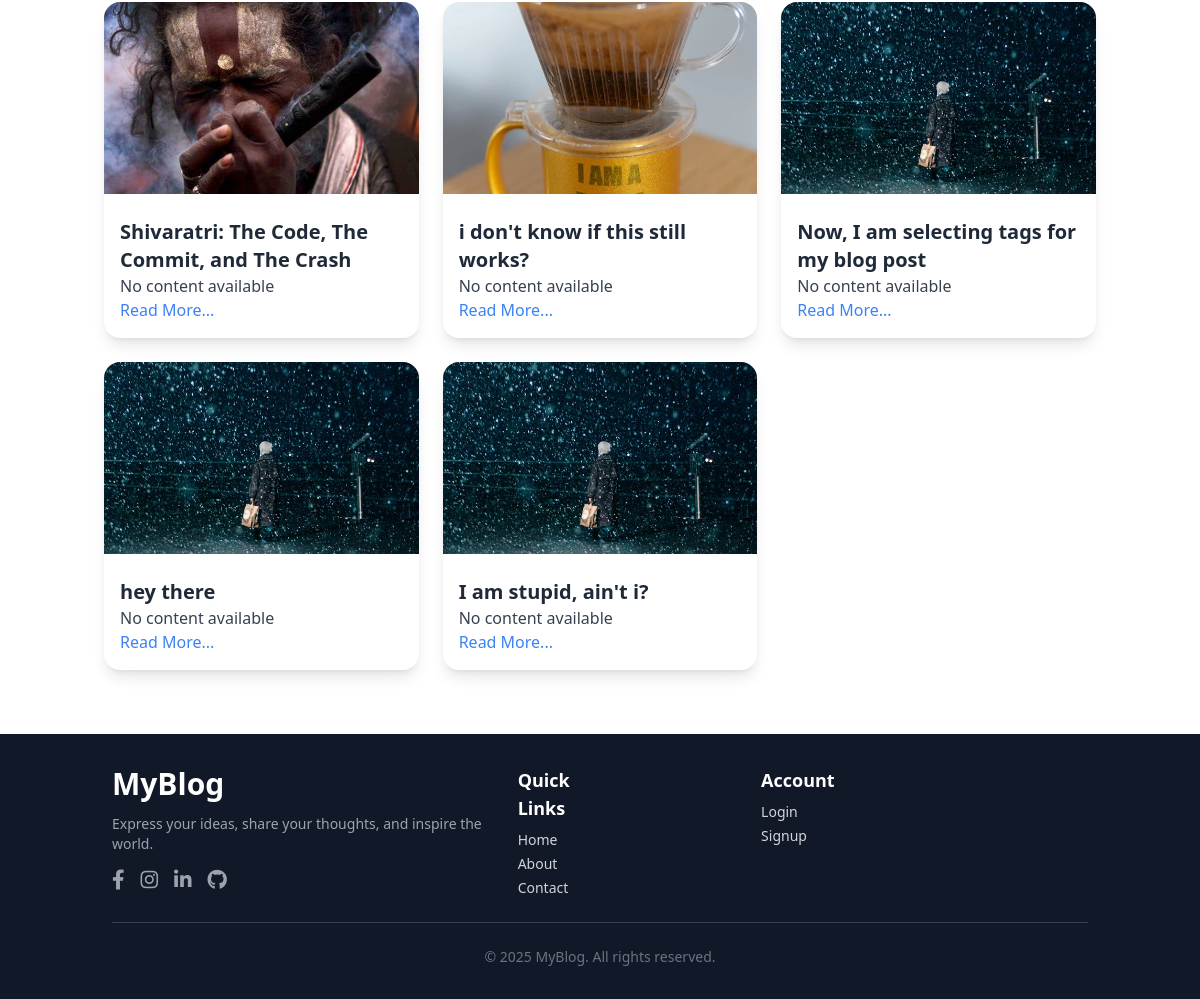
Before: /author/python/ (lower part) with the older database file.
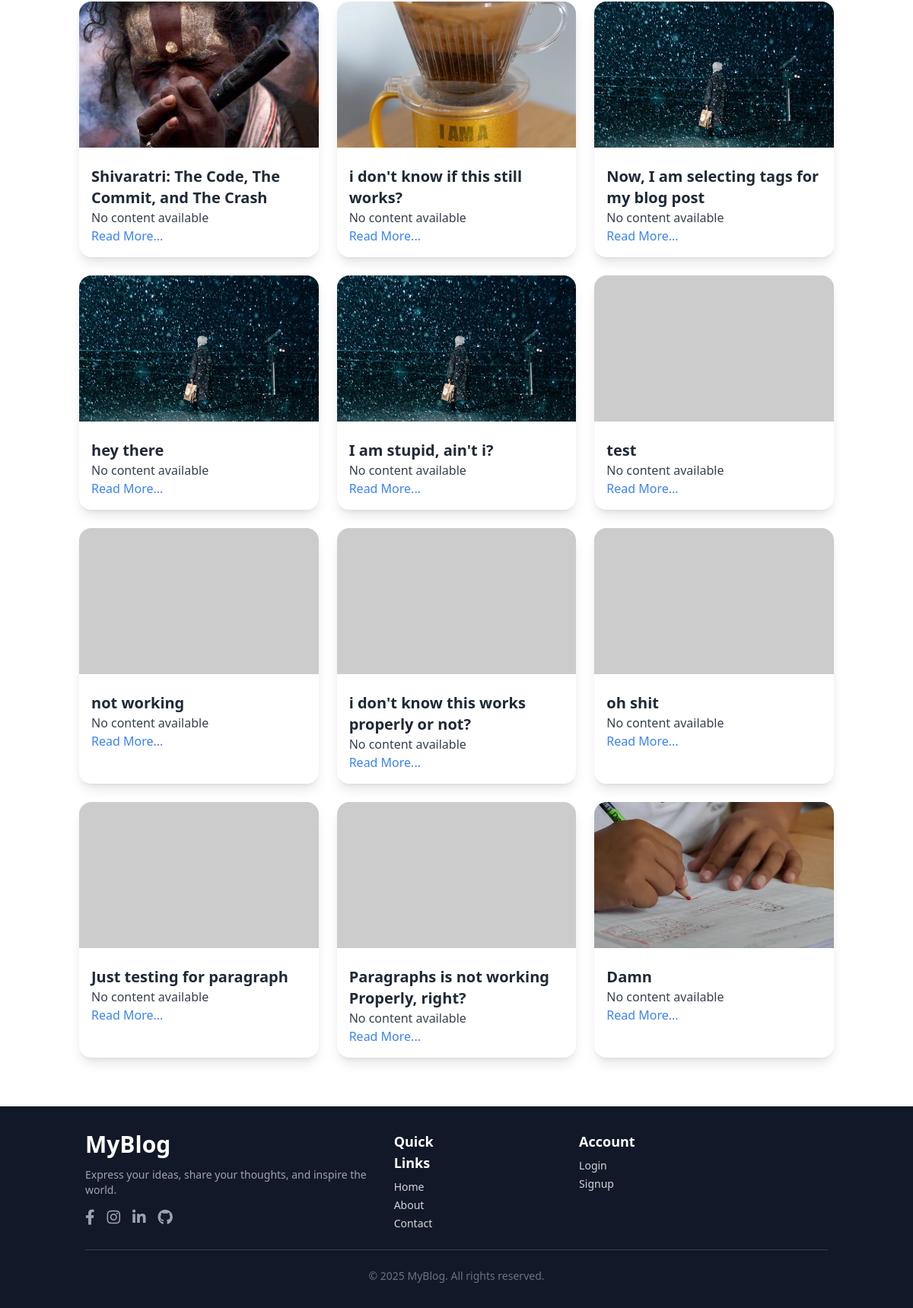
After: the same page with the newer database file.
### blog/models.py (models this page shows, shortened)
class Post(models.Model):
    title=models.CharField(max_length=200)
    content=RichTextField()
    author=models.CharField(max_length=100)
    created_at=models.DateTimeField(auto_now_add=True)
    updated_at=models.DateTimeField(auto_now=True)
    image = models.ImageField(upload_to='blog_images/', null=True, blank=True)
    tags = models.ManyToManyField(Tag, related_name='posts', blank=True)
    views = models.PositiveIntegerField(default=0)

### blog/views.py (the view)
# urls.py: path('author/<str:username>/', views.author_posts, name='author_posts'),
def author_posts(request, username):
    author = get_object_or_404(User, username=username)
    posts = Post.objects.filter(author=author.username)  # Filter by author username
    return render(request, 'author_posts.html', {'author': author, 'posts': posts})

### blog/templates/author_posts.html (shortened to what this page needs)
{% extends 'base.html' %}
{% block content %}
<div class="container mx-auto pt-20 px-4">
<div class="grid md:grid-cols-3 gap-6">
    {% for post in posts %}
    <div class="bg-white rounded-2xl shadow-lg overflow-hidden transition-transform transform hover:scale-105 hover:shadow-xl">
        {% if post.image %}
        <img src="{{ post.image.url }}" alt="Post Image" class="w-full h-48 object-cover">
        {% else %}
        <img src="https://via.placeholder.com/300" alt="No Image" class="w-full h-48 object-cover">
        {% endif %}
        <div class="p-4">
            <h2 class="text-xl font-semibold text-gray-800 mt-2">{{ post.title }}</h2>
            <p class="text-gray-700">{{ post.content|truncatechars:100 }}</p>
            <a href="{% url 'blog' post.id %}" class="text-blue-500 hover:underline">Read More...</a>
        </div>
    </div>
    {% empty %}
    <p class="col-span-3 text-center text-gray-500">No posts available.</p>
    {% endfor %}
</div>
</div>
{% endblock %}

Changed rows visible on the page:
added Post: title "test", content "No content available"
added Post: title "not working", content "No content available"
added Post: title "i don't know this works properly or not?", content "No content available"
added Post: title "oh shit", content "No content available"
added Post: title "Just testing for paragraph", content "No content available"
added Post: title "Paragraphs is not working Properly, right?", content "No content available"
added Post: image (picture), title "Damn", content "No content available"
